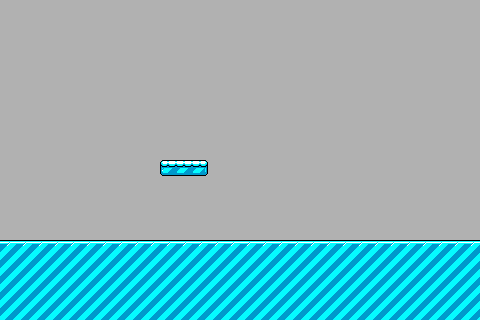

The image is a tile-based game level rendered from a .tmx file. Its description and source (layers, tilesets, objects; grid data summarised) follow:
An orthogonal 30x20 tile map with 16x16 px tiles, 7 tile layers (Platforms, Coins, Background, Player, ...).

<map version="1.10" tiledversion="1.10.1" orientation="orthogonal" renderorder="right-down" width="30" height="20" tilewidth="16" tileheight="16" infinite="0" backgroundcolor="#b1b1b1" nextlayerid="9" nextobjectid="1">
 <editorsettings>
  <export target="test0.json" format="json" />
 </editorsettings>
 <tileset firstgid="1" source="../tux_bros.tsx" />
 <layer id="1" name="Platforms" width="30" height="20">
  <data>[600 cells, 153 non-empty, 5 distinct tile ids]</data>
 </layer>
 <layer id="3" name="Coins" width="30" height="20">
  <data>[600 cells, 0 non-empty, 0 distinct tile ids]</data>
 </layer>
 <layer id="4" name="Background" width="30" height="20">
  <data>[600 cells, 0 non-empty, 0 distinct tile ids]</data>
 </layer>
 <layer id="5" name="Player" width="30" height="20">
  <data>[600 cells, 0 non-empty, 0 distinct tile ids]</data>
 </layer>
 <layer id="6" name="Enemies" width="30" height="20">
  <data>[600 cells, 0 non-empty, 0 distinct tile ids]</data>
 </layer>
 <layer id="7" name="Moving Platforms" width="30" height="20">
  <data>[600 cells, 0 non-empty, 0 distinct tile ids]</data>
 </layer>
 <layer id="8" name="Bullets" width="30" height="20">
  <data>[600 cells, 0 non-empty, 0 distinct tile ids]</data>
 </layer>
</map>
